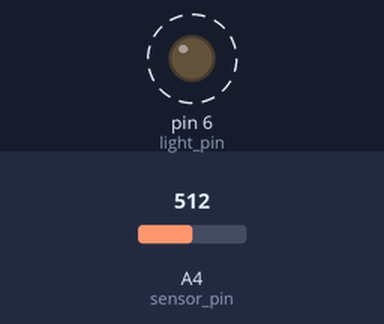
Bench run of a sketch on a simulated Arduino Uno, built with avr-gcc and run on an emulated ATmega328P. Shown: output pins drawn as LEDs (lit = HIGH). Dashed ring = blinking. The inputs (shaded band) are chosen by the test bench; at power-on: A4 (sensor_pin) = 512. What the sketch prints to the serial monitor is not drawn.

Above: at 0.1 s.
Timing chart, 0 to 3.0 s (numbered marks = the images above):
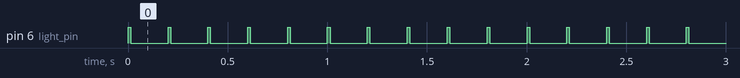

The sketch:

arduino.ino
```cpp
int time_on = 5000;//us
int time_off = 200;
int light_pin = 6;
int sensor_pin = 4;
int N = 64;


void setup(){
	// put your setup code here, to run once:
	Serial.begin(57600);
	pinMode(light_pin,OUTPUT);
	pinMode(sensor_pin,INPUT);
	digitalWrite(light_pin,HIGH);
	analogReference(EXTERNAL);
}

void loop() {
	unsigned long t0 = millis();

	float accum = 0;

	digitalWrite(light_pin,HIGH);
	delayMicroseconds(time_on);

	//sample as many times as N
	for(int i = 0; i < N; i++) {
		// We increment the accumulator by the value in the phototransistor pin
		accum += analogRead(sensor_pin);
	}

	digitalWrite(light_pin, LOW);

	accum = accum / N;
	Serial.println(accum);

	unsigned long t1 = millis();
	unsigned long dt = t1 - t0;

	delay(time_off - dt);
}
```

Measured:
- by itself, pin 6 (light_pin): alternates HIGH for 0.01 s and LOW for 0.19 s
